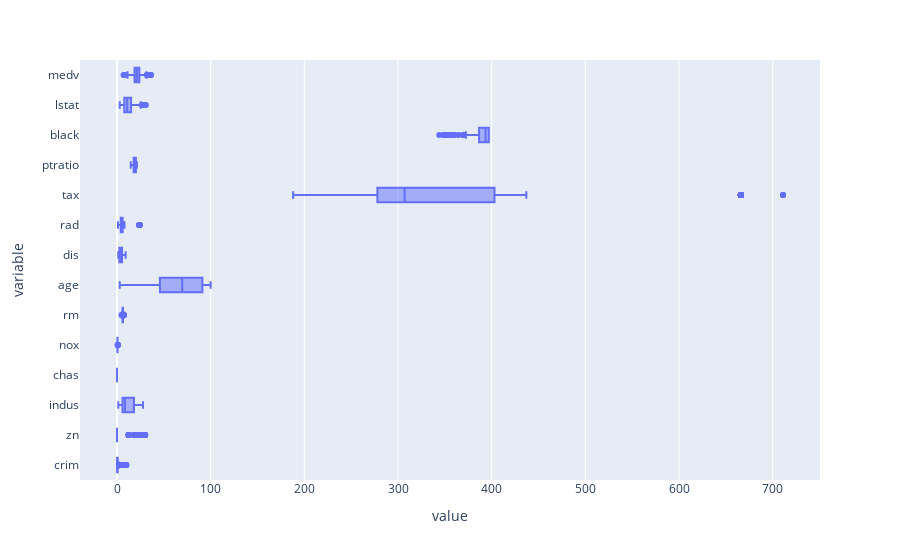

The notebook cell this image was saved under:
### Code cell
px.box(boston_housing_IQR_cleaned, points='outliers', orientation='h')

### Figure 1 — Plotly figure (JSON) as saved in the notebook; plotly's stock layout.template omitted (floating-point values rounded to 4 significant figures; data arrays with more than 128 entries replaced by an {"elided": "..."} marker saying what was removed)
{"data": [{"alignmentgroup": "True", "boxpoints": "outliers", "hovertemplate": "value=%{x}<br>variable=%{y}<extra></extra>", "legendgroup": "", "marker": {"color": "#636efa"}, "name": "", "notched": false, "offsetgroup": "", "orientation": "h", "showlegend": false, "type": "box", "x": {"elided": "3192 float values"}, "x0": " ", "xaxis": "x", "y": {"elided": "3192 str values"}, "y0": " ", "yaxis": "y"}], "layout": {"boxmode": "group", "legend": {"tracegroupgap": 0}, "margin": {"t": 60}, "xaxis": {"anchor": "y", "domain": [0, 1], "title": {"text": "value"}}, "yaxis": {"anchor": "x", "domain": [0, 1], "title": {"text": "variable"}}}}
